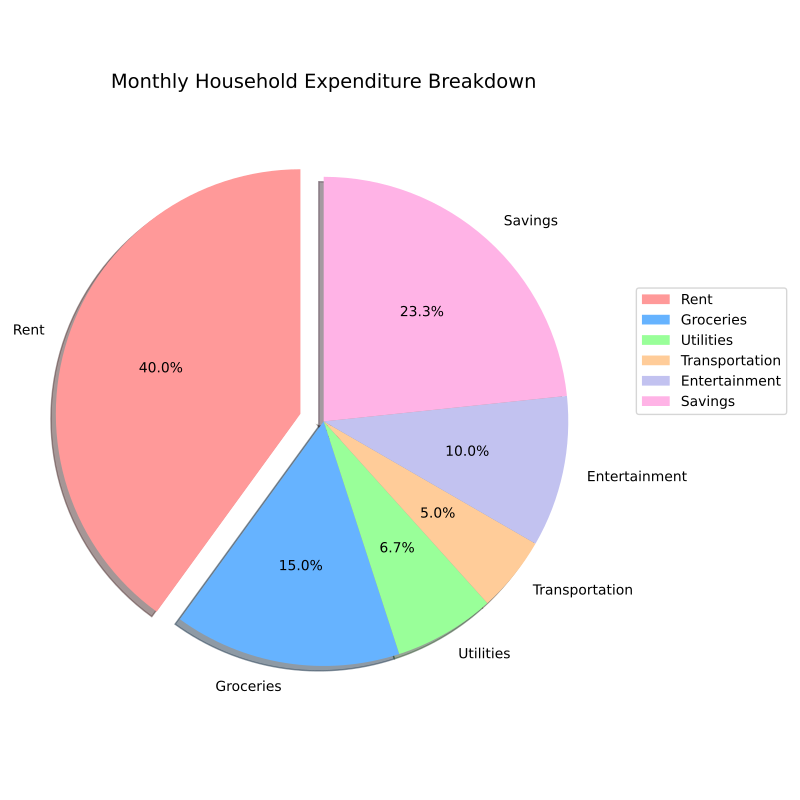

Here is the Python script that generated this plot:
import matplotlib.pyplot as plt

categories = ['Rent', 'Groceries', 'Utilities', 'Transportation', 'Entertainment', 'Savings']
expenses = [1200, 450, 200, 150, 300, 700]

colors = ['#ff9999','#66b3ff','#99ff99','#ffcc99','#c2c2f0','#ffb3e6']
explode = [0.1, 0, 0, 0, 0, 0]

plt.figure(figsize=(8,8))
plt.pie(expenses, labels=categories, autopct='%1.1f%%', startangle=90, colors=colors, explode=explode, shadow=True)
plt.title('Monthly Household Expenditure Breakdown', fontsize=14, loc='center', pad=20)
plt.legend(categories, loc='best', bbox_to_anchor=(1, 0.5))
plt.tight_layout()
plt.savefig('monthly_expenses.pdf', format='pdf')
plt.close()
